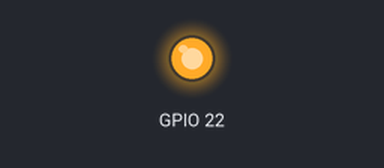
The program below on a simulated Raspberry Pi (BCM pin numbers). Shown: output pins drawn as LEDs (lit = HIGH). What the program prints to the terminal is not drawn. At 2.0 s the program stops and its outputs stay as they are.

Above: at 0.1 s.
At 2.1 s:
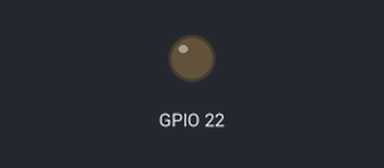
Timing chart, 0 to 3.5 s (numbered marks = the images above):
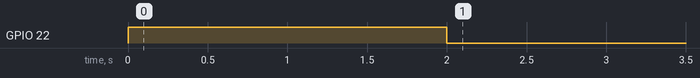

The program:

wake-2G.py
```python
import RPi.GPIO as GPIO
import time

GPIO.setmode(GPIO.BCM)
GPIO.setwarnings(False)

#Pin 15 in number is pin 22 on Rpi
GPIO.setup(22,GPIO.OUT)
print "Turn on Sim Module"
GPIO.output(22,GPIO.HIGH)
time.sleep(2)
#print "LED off"
GPIO.output(22,GPIO.LOW)
```

Measured:
- by itself, GPIO 22: LOW → HIGH at 0.00 s, → LOW 2.0 s later
